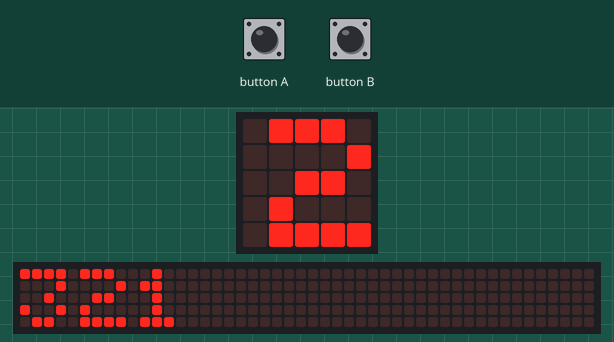
Bench run of a program on a simulated BBC micro:bit running MicroPython. Parts: the board's 5×5 LED display, a strip that is not on the board, showing the scrolling text unrolled. The inputs (shaded band) are chosen by the test bench. Random numbers come from a fixed seed; the 48×5 strip is a reading aid, not a part: it shows the text the display is scrolling, unrolled, one strip-width of it at a time.

Above: at 1.27 s.
1.3 s: button A pressed for 0.15 s
2.0 s: button B pressed for 0.15 s
At 3.5 s:
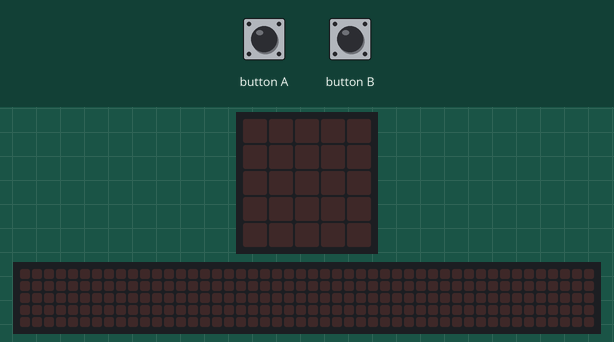
At 4.32 s:
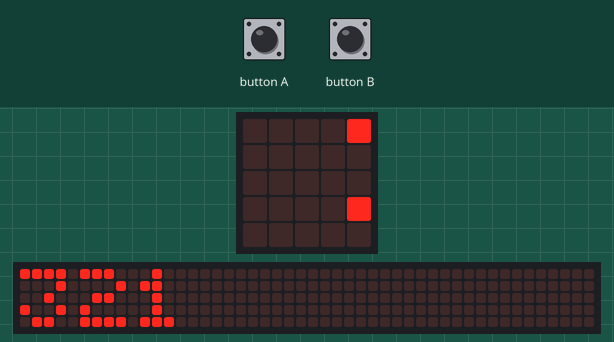
5.7 s: button A pressed for 1 s
9.7 s: button B pressed for 1 s
At 17.8 s:
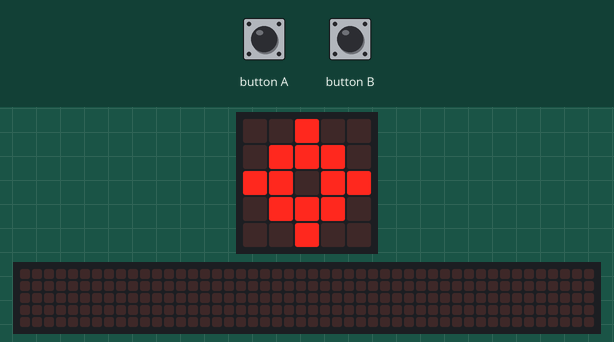
Timing chart, 0 to 18.9 s (numbered marks = the images above; inputs shaded):
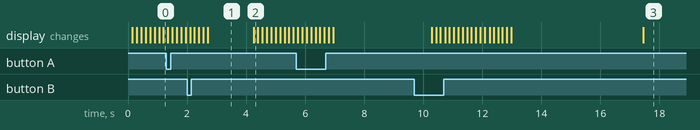

The program:

Reaction_Game.py
```python
#8.2
#Imports everything from the microbit module
from microbit import *

#8.2
#Imports the random module
import random

#8.6
#Defines a function called wait_button()
#In place of writing the entire block of code continously, the function can just be called whenever needed
#This makes the code readable and more efficient
def wait_button():

    #8.3
    #Infinitely loops the indented code block
    while True:

        #8.3
        #Checks if Button A was pressed, if pressed, then the function returns the booleon value True
        #Then checks if Button B was pressed, if pressed, then the function returns the booleon value True
        #If either Button A OR Button B was pressed, the conditional if statement runs the indented code block
        if button_a.was_pressed() or button_b.was_pressed():

            #8.3
            #Exits this infinite loop and executes the next piece of code
            break


#8.5
while True:

    #8.2
    #Scrolls the string, "321" across the microbit screen
    #This is a countdown for the player to get ready
    display.scroll("321")

    #8.2
    #Takes a random number from 1000 to 5000
    #Assigns this number to variable delay_time
    delay_time = random.randrange(1000,5000)

    #8.2
    #Waits for "delay_time" number of millseconds before moving on
    #This will make it hard for the player to predict when the target will appear
    #Therefore it will test the raw reaction time of the player
    sleep(delay_time)

    #8.2
    #Shows an image of a target on the microbit screen
    display.show(Image.TARGET)

    #8.3
    #Measures the amount of time the program has been running
    #Assigns this time to the variable start_time
    start_time = running_time()

    #8.6
    #Calls the function wait_button()
    wait_button()

    #8.3
    #Subtracts the value of variable start_time from the value that the function running_time() returns
    #Assigns this new subtracted value to variable reaction_time
    reaction_time = running_time() - start_time

    #8.4
    #Converts the value of variable reaction_time to a string and infinitely scrolls it across the microbit screen
    display.scroll(str(reaction_time), loop = True, wait = False)

    #8.6
    #Calls the function wait_button()
    wait_button()
```

Measured:
- what the display in image 1 shows lasts 1.6 s, from 2.7 s to 4.3 s
